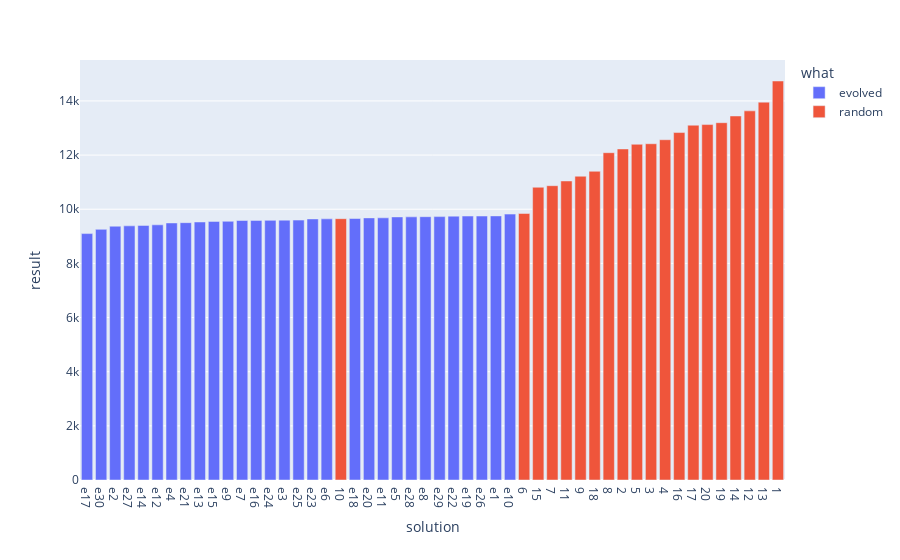

The notebook cell saved with this chart:
### Code cell
import plotly.express as px
import pandas as pd

# Sort by 'result' to ensure correct order
full_sol_df = full_sol_df.sort_values("result", ascending=True)

# Convert 'solution' to a string (if it's not already)
full_sol_df["solution"] = full_sol_df["solution"].astype(str)

# Create the plot and enforce sorted order
fig = px.bar(
    full_sol_df,
    x="solution",
    y="result",
    color="what",
    category_orders={"solution": full_sol_df["solution"].tolist()}  # Enforce order
)

fig.show()

### Figure 1 — Plotly figure (JSON) as saved in the notebook; plotly's stock layout.template omitted (floating-point values rounded to 4 significant figures)
{"data": [{"alignmentgroup": "True", "hovertemplate": "what=evolved<br>solution=%{x}<br>result=%{y}<extra></extra>", "legendgroup": "evolved", "marker": {"color": "#636efa", "pattern": {"shape": ""}}, "name": "evolved", "offsetgroup": "evolved", "orientation": "v", "showlegend": true, "textposition": "auto", "type": "bar", "x": ["e17", "e30", "e2", "e27", "e14", "e12", "e4", "e21", "e13", "e15", "e9", "e7", "e16", "e24", "e3", "e25", "e23", "e6", "e18", "e20", "e11", "e5", "e28", "e8", "e29", "e22", "e19", "e26", "e1", "e10"], "xaxis": "x", "y": [9100.0, 9256.0, 9373.0, 9386.0, 9402.0, 9424.0, 9493.0, 9504.0, 9529.0, 9550.0, 9554.0, 9584.0, 9588.0, 9589.0, 9597.0, 9599.0, 9642.0, 9644.0, 9657.0, 9680.0, 9683.0, 9716.0, 9718.0, 9725.0, 9727.0, 9745.0, 9748.0, 9749.0, 9754.0, 9820.0], "yaxis": "y"}, {"alignmentgroup": "True", "hovertemplate": "what=random<br>solution=%{x}<br>result=%{y}<extra></extra>", "legendgroup": "random", "marker": {"color": "#EF553B", "pattern": {"shape": ""}}, "name": "random", "offsetgroup": "random", "orientation": "v", "showlegend": true, "textposition": "auto", "type": "bar", "x": ["10", "6", "15", "7", "11", "9", "18", "8", "2", "5", "3", "4", "16", "17", "20", "19", "14", "12", "13", "1"], "xaxis": "x", "y": [9651.0, 9843.0, 10810.0, 10870.0, 11040.0, 11220.0, 11400.0, 12090.0, 12230.0, 12399, 12420.0, 12570.0, 12830.0, 13100.0, 13130.0, 13200.0, 13440.0, 13630.0, 13950.0, 14740.0], "yaxis": "y"}], "layout": {"barmode": "relative", "legend": {"title": {"text": "what"}, "tracegroupgap": 0}, "margin": {"t": 60}, "xaxis": {"anchor": "y", "categoryarray": ["e17", "e30", "e2", "e27", "e14", "e12", "e4", "e21", "e13", "e15", "e9", "e7", "e16", "e24", "e3", "e25", "e23", "e6", "10", "e18", "e20", "e11", "e5", "e28", "e8", "e29", "e22", "e19", "e26", "e1", "e10", "6", "15", "7", "11", "9", "18", "8", "2", "5", "3", "4", "16", "17", "20", "19", "14", "12", "13", "1"], "categoryorder": "array", "domain": [0, 1], "title": {"text": "solution"}}, "yaxis": {"anchor": "x", "domain": [0, 1], "title": {"text": "result"}}}}
